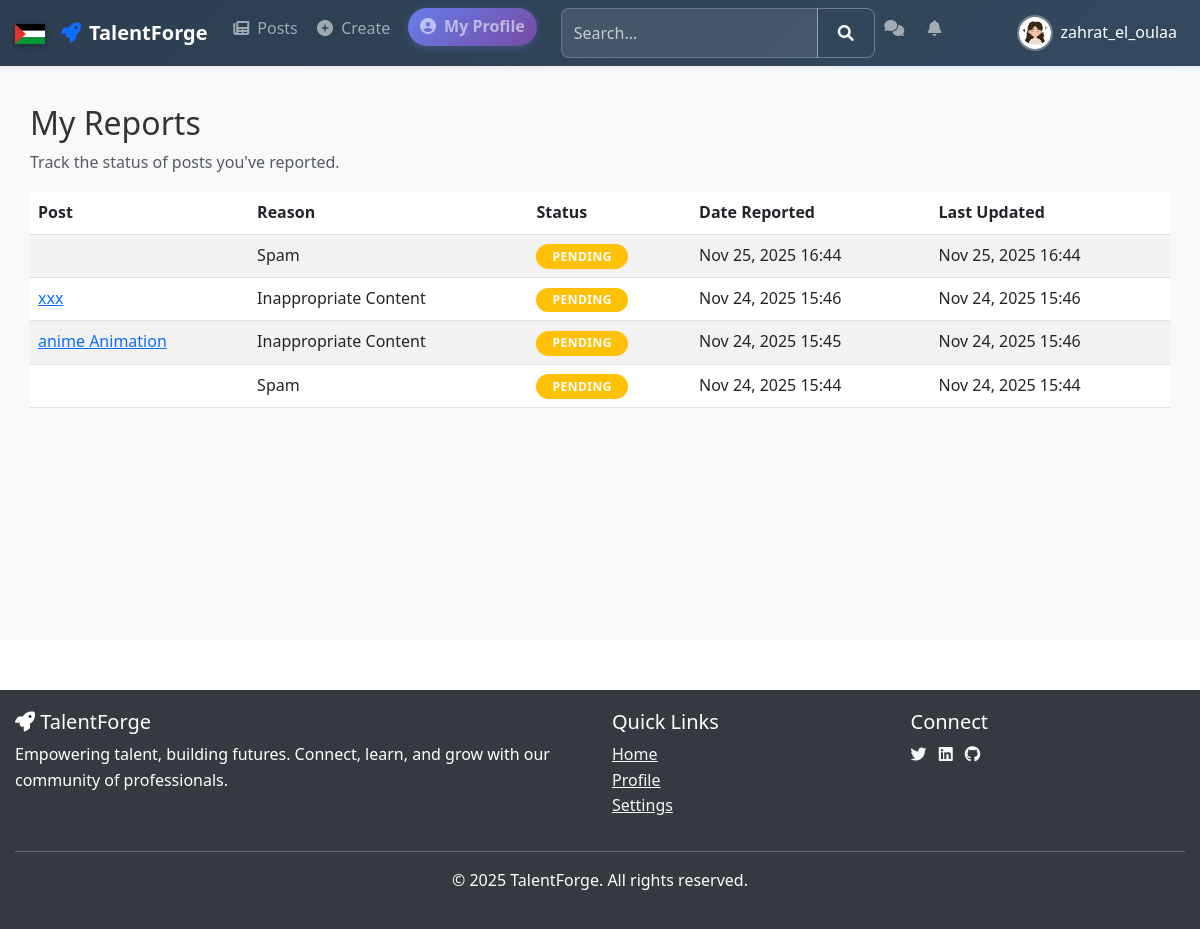
The app's page /posts/my-reports/ (signed in) with its own data.
### base/models.py (models this page shows, shortened)
class UserProfile(models.Model):
    user = models.OneToOneField(User, on_delete=models.CASCADE)
    bio = models.TextField(max_length=500, blank=True)
    location = models.CharField(max_length=100, blank=True)
    website = models.URLField(blank=True)
    profile_picture = models.ImageField(upload_to='profile_pictures/', blank=True, null=True)
    profile_picture_url = models.URLField(blank=True)
    created_at = models.DateTimeField(auto_now_add=True)
    updated_at = models.DateTimeField(auto_now=True)
    @property
    def get_profile_picture(self):
        if self.profile_picture:
            return self.profile_picture.url
        if self.profile_picture_url:
            return self.profile_picture_url
        return f'https://ui-avatars.com/api/?name={self.user.username}&background=007bff&color=fff&size=150&bold=true'

### posts/models.py (models this page shows, shortened)
class Report(models.Model):
    REPORT_CHOICES = [
        ('spam', 'Spam'),
        ('harassment', 'Harassment'),
        ('inappropriate', 'Inappropriate Content'),
        ('violence', 'Violence'),
        ('hate_speech', 'Hate Speech'),
        ('other', 'Other'),
    ]
    STATUS_CHOICES = [
        ('pending', 'Pending'),
        ('under_review', 'Under Review'),
        ('resolved', 'Resolved'),
        ('dismissed', 'Dismissed'),
    ]
    post = models.ForeignKey('Post', on_delete=models.CASCADE, related_name='reports', null=True, blank=True)
    reported_user = models.ForeignKey(User, on_delete=models.CASCADE, related_name='reports_against', null=True, blank=True)
    reporter = models.ForeignKey(User, on_delete=models.CASCADE, related_name='reports_made')
    reason = models.CharField(max_length=20, choices=REPORT_CHOICES)
    description = models.TextField(blank=True, null=True, help_text="Additional details about the report")
    status = models.CharField(max_length=15, choices=STATUS_CHOICES, default='pending')
    created_at = models.DateTimeField(auto_now_add=True)
    updated_at = models.DateTimeField(auto_now=True)
    class Meta:
        ordering = ['-created_at']

class Post(models.Model):
    POST_TYPES = [
        ('text', 'Text'),
        ('image', 'Image'),
        ('video', 'Video'),
        ('job', 'Job Offer'),
    ]
    author = models.ForeignKey(User, on_delete=models.CASCADE, related_name='posts')
    type = models.CharField(max_length=10, choices=POST_TYPES)
    title = models.CharField(max_length=200, blank=True, null=True)
    content = models.TextField(blank=True, null=True)
    image = models.ImageField(upload_to='posts/images/', blank=True, null=True)
    video = models.FileField(upload_to='posts/videos/', blank=True, null=True)
    created_at = models.DateTimeField(auto_now_add=True)
    shared_post = models.ForeignKey('self', on_delete=models.CASCADE, null=True, blank=True, related_name='shares')

### posts/views.py (the view)
# urls.py: path('my-reports/', views.my_reports, name='my_reports'),
@login_required
def my_reports(request):
    reports = Report.objects.filter(reporter=request.user).select_related('post').order_by('-created_at')
    context = {
        'reports': reports
    }
    return render(request, 'posts/my_reports.html', context)

### posts/templates/posts/my_reports.html
{% extends 'base.html' %}
{% load static %}
{% block content %}
<div class="container mt-4">
    <div class="row">
        <div class="col-12">
            <h2>My Reports</h2>
            <p class="text-muted">Track the status of posts you've reported.</p>
            {% if reports %}
            <div class="table-responsive">
                <table class="table table-striped">
                    <thead>
                        <tr>
                            <th>Post</th>
                            <th>Reason</th>
                            <th>Status</th>
                            <th>Date Reported</th>
                            <th>Last Updated</th>
                        </tr>
                    </thead>
                    <tbody>
                        {% for report in reports %}
                        <tr>
                            <td>
                                <a href="{% url 'posts:post_detail' report.post.id %}">
                                    {{ report.post.content|truncatewords:10 }}
                                </a>
                            </td>
                            <td>{{ report.get_reason_display }}</td>
                            <td>
                                <span class="badge
                                    {% if report.status == 'pending' %}bg-warning
                                    {% elif report.status == 'under_review' %}bg-info
                                    {% elif report.status == 'resolved' %}bg-success
                                    {% else %}bg-secondary{% endif %}">
                                    {{ report.get_status_display }}
                                </span>
                            </td>
                            <td>{{ report.created_at|date:"M d, Y H:i" }}</td>
                            <td>{{ report.updated_at|date:"M d, Y H:i" }}</td>
                        </tr>
                        {% endfor %}
                    </tbody>
                </table>
            </div>
            {% else %}
            <div class="alert alert-info">
                <i class="fas fa-info-circle"></i>
                You haven't reported any posts yet.
            </div>
            {% endif %}
        </div>
    </div>
</div>
{% endblock %}

### templates/includes/navbar.html (shortened to what this page needs)
<nav class="navbar navbar-expand-lg navbar-dark bg-dark shadow-sm py-2 fixed-top">
    <div class="container">
        <div class="d-flex align-items-center">
            <div class="palestine-flag me-3" aria-label="Drapeau de la Palestine">
                <svg viewBox="0 0 36 24" width="30" height="20" aria-hidden="true">
                    <rect y="0" width="36" height="8" fill="#000"/>
                    <rect y="8" width="36" height="8" fill="#fff"/>
                    <rect y="16" width="36" height="8" fill="#009736"/>
                    <polygon points="0,0 13,12 0,24" fill="#e4312b"/>
                </svg>
            </div>
            <a class="navbar-brand fw-bold d-flex align-items-center" href="{% url 'base:home' %}">
                <i class="fas fa-rocket me-2 text-primary"></i> TalentForge
            </a>
        </div>
        <div class="collapse navbar-collapse" id="navbarNav">
            <ul class="navbar-nav me-auto mt-2 mt-lg-0">
                {% if user.is_authenticated %}
                <li class="nav-item">
                    <a class="nav-link" href="{% url 'posts:post_list' %}">
                        <i class="fas fa-newspaper me-1"></i> Posts
                    </a>
                </li>
                <li class="nav-item">
                    <a class="nav-link" href="{% url 'posts:post_create' %}">
                        <i class="fas fa-plus-circle me-1"></i> Create
                    </a>
                </li>
                <li class="nav-item">
                    <a class="nav-link quick-profile-link" href="/posts/profile/{{ user.username }}/">
                        <i class="fas fa-user-circle me-1"></i> My Profile
                    </a>
                </li>
                <li class="nav-item d-flex align-items-center">
                    <form class="d-flex ms-lg-3 my-2 my-lg-0 search-navbar" method="GET"
                          action="{% url 'posts:search' %}">
                        <div class="input-group">
                            <input type="text" name="q" class="form-control"
                                   placeholder="Search…" value="{{ request.GET.q|default:'' }}">
                            <button class="btn btn-outline-light" type="submit">
                                <i class="fas fa-search"></i>
                            </button>
                        </div>
                    </form>
                </li>
                <li class="nav-item">
                    <a class="nav-link" href="{% url 'posts:messages' %}">
                        <i class="fas fa-comments me-1"></i>
                    </a>
                </li>
                <li class="nav-item">
                    <a class="nav-link" href="{% url 'posts:notifications' %}">
                        <i class="fas fa-bell me-1"></i>
                    </a>
                </li>
                {% endif %}
            </ul>
            <ul class="navbar-nav">
                {% if user.is_authenticated %}
<li class="nav-item dropdown">
    <a
       href="#"
       data-bs-toggle="dropdown"
       aria-expanded="false"
       style="display: flex; align-items: center; gap: 8px; padding: 4px 8px; border-radius: 6px; text-decoration: none; color: white;">
        <div class="user-avatar-container">
            {% if user.userprofile.get_profile_picture %}
                <div style="width: 36px; height: 36px; border-radius: 50%; overflow: hidden; border: 2px solid rgba(255,255,255,0.3);">
                    <img src="{{ user.userprofile.get_profile_picture }}"
                         alt="{{ user.username }}"
                         style="width: 100%; height: 100%; object-fit: cover; display: block;">
                </div>
            {% endif %}
        </div>
        <span class="username-text">{{ user.username }}</span>
    </a>
                </li>
                {% endif %}
            </ul>
        </div>
    </div>
</nav>

### static/css/main.css (style rules this page uses)
:root { --bg-color: #ffffff; --text-color: #333333; --card-bg: #ffffff; --border-color: #dee2e6; --shadow-color: rgba(0, 0, 0, 0.1); --footer-bg: #343a40; --footer-text: #ffffff; --primary-gradient: linear-gradient(135deg, #667eea 0%, #764ba2 100%); --success-color: #28a745; --danger-color: #dc3545; --warning-color: #ffc107; --info-color: #17a2b8; }
* { box-sizing: border-box; }
body { background-color: var(--bg-color); color: var(--text-color); font-family: 'Segoe UI', Tahoma, Geneva, Verdana, sans-serif; line-height: 1.6; margin: 0; padding: 0; transition: background-color 0.3s ease, color 0.3s ease; }
.container { max-width: 1200px; margin: 0 auto; padding: 0 15px; }
.badge { padding: 0.4rem 1rem; border-radius: 20px; font-size: 0.75rem; font-weight: bold; text-transform: uppercase; letter-spacing: 0.5px; }
.dropdown { position: relative; display: inline-block; }
.form-control { padding: 10px; border: 1px solid #ddd; border-radius: 5px; }
.btn { border-radius: 5px; padding: 10px 20px; font-weight: 500; transition: all 0.3s ease; }
.form-control { background: var(--bg-color); border: 1px solid var(--border-color); color: var(--text-color); border-radius: 8px; padding: 0.75rem; }

### templates/includes/navbar.html (style rules this page uses)
.navbar { z-index: 1030; background: linear-gradient(135deg, #2c3e50 0%, #34495e 100%) !important; }
.navbar-nav .nav-item .nav-link { padding-left: 0.6rem; padding-right: 0.6rem; font-size: 16px; transition: all 0.3s ease; border-radius: 6px; }
.quick-profile-link { background: linear-gradient(135deg, #667eea 0%, #764ba2 100%) !important; margin: 0 8px; padding: 6px 12px !important; border-radius: 20px !important; font-weight: 600; box-shadow: 0 2px 8px rgba(102, 126, 234, 0.3); transition: all 0.3s ease !important; }
.user-avatar-container { display: flex; align-items: center; }
.username-text { font-weight: 500; color: white; }
.navbar .input-group { min-width: 250px; }
.navbar .form-control { background-color: rgba(255, 255, 255, 0.1); border: 1px solid rgba(255, 255, 255, 0.2); color: white; border-radius: 8px; }
.navbar .form-control::placeholder { color: rgba(255, 255, 255, 0.7); }
.navbar .btn-outline-light { border-color: rgba(255, 255, 255, 0.3); border-radius: 8px; }
.palestine-flag { cursor: pointer; position: relative; display: inline-block; animation: wave 3s ease-in-out infinite; will-change: transform; filter: drop-shadow(0 2px 3px rgba(0,0,0,0.3)); }
.palestine-flag::after { content: "Viva Palestina"; position: absolute; bottom: -35px; left: 50%; transform: translateX(-50%); background: rgba(0, 0, 0, 0.8); color: white; padding: 4px 10px; border-radius: 4px; font-size: 12px; font-weight: bold; white-space: nowrap; opacity: 0; transition: opacity 0.3s; pointer-events: none; z-index: 9999; }

### records on screen
Report: reason "Spam", status "PENDING", created_at "Nov 25, 2025 16:44", updated_at "Nov 25, 2025 16:44"
Report: post.content "xxx", reason "Inappropriate Content", status "PENDING", created_at "Nov 24, 2025 15:46", updated_at "Nov 24, 2025 15:46"
Report: post.content "anime Animation", reason "Inappropriate Content", status "PENDING", created_at "Nov 24, 2025 15:45", updated_at "Nov 24, 2025 15:46"
Report: reason "Spam", status "PENDING", created_at "Nov 24, 2025 15:44", updated_at "Nov 24, 2025 15:44"

### other values on screen
{{ user.username }} "zahrat_el_oulaa"
